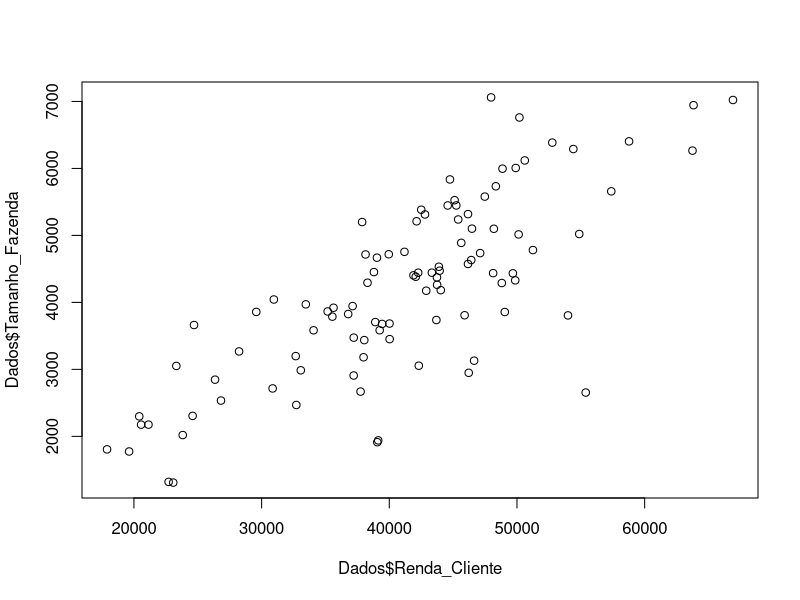

Reproduce this figure in R. (Note: this script raises an error after producing the figure.)
#Arthur Hieda Cunha 551882, Henrique Marra Barbosa 97672, Lucas Bueno Taets Gustavo 552162, Leonardo Vaidotas de Araujo 550700, Fabricio Yukio Yamashiro 552188

#OBSERVAÇÃO: FOI CRIADA UMA BASE DE DADOS FICTÍCIA E NÃO MAPEADA
#POIS NÃO FOI ENTREGUE O PRIMEIRO SPRINT E TAMBÉM PARA UMA MELHOR
#ORGANIZAÇÃO DO TEMPO

set.seed(123)
n <- 100

#Variáveis que impactam nas pós-vendas
Custo_Manutencao <- rnorm(n, mean = 1000, sd = 200)  #Crie a variável Custo_Manutencao primeiro

dados_pos_vendas <- data.frame(
  Custo_Manutencao = Custo_Manutencao,
  Satisfacao_Cliente = 2 + 0.5 * Custo_Manutencao + rnorm(n, mean = 0, sd = 0.5),
  Qualidade_Servico = 2 + 0.2 * Custo_Manutencao + rnorm(n, mean = 0, sd = 0.1),
  Tempo_Resposta = rnorm(n, mean = 2, sd = 0.5),
  Disponibilidade_Pecas = sample(c("Sim", "Não"), n, replace = TRUE),
  Treinamento_Cliente = sample(c("Sim", "Não"), n, replace = TRUE),
  Avaliacao_Tecnica = 2 + 0.3 * Custo_Manutencao + rnorm(n, mean = 0, sd = 0.1),
  Custo_Manutencao = rnorm(n, mean = 1000, sd = 200)
)

#Variáveis que impactam nas pré-vendas
Renda_Cliente <- rnorm(n, mean = 40000, sd = 10000)

dados_pre_vendas <- data.frame(
  Idade_Cliente = sample(18:70, n, replace = TRUE),
  Renda_Cliente = Renda_Cliente,
  Tamanho_Fazenda = Renda_Cliente * rnorm(n, mean = 0.1, sd = 0.02),
  Experiencia_Agricultura = rnorm(n, mean = 10, sd = 2),
  Nivel_Educacao = sample(1:5, n, replace = TRUE),
  Clima_Regiao = sample(1:3, n, replace = TRUE),
  Preco_Equipamento = Renda_Cliente * rnorm(n, mean = 0.7, sd = 0.1)
)

#1)
Dados = dados_pre_vendas
#Gráfico de Disperção
plot(Dados$Renda_Cliente, Dados$Tamanho_Fazenda)
#Covariância
cov(Dados$Renda_Cliente, Dados$Tamanho_Fazenda)
#Correlação Linear de Pearson
cor(Dados$Renda_Cliente, Dados$Tamanho_Fazenda)
#Gráfico de correlação Linear de Pearson
correlation_matrix <- cor(dados_pre_vendas[c("Renda_Cliente", "Tamanho_Fazenda")])
corrplot(correlation_matrix, method = "number")
corrplot(correlation_matrix)
#Fazendo o Gráfico de forma mais bonita
plot(Dados$Renda_Cliente, Dados$Tamanho_Fazenda,
     xlab = "Renda do Cliente",
     ylab = "Tamanho da Fazenda",
     main = "Gráfico de Dispersão com a Reta de Regressão")
#Modelo de Regressão Linear
modelo = lm(Tamanho_Fazenda~Renda_Cliente, data=Dados) #lm = linear model
abline(modelo, col="red") # abline é usado para criar a linha no gráfico
#Analisando o modelo
summary(modelo)
#O p-value do Teste de F é igual a 2,2**-16
#R2 ajustado é igual a 0.6, esse é o número que mede a qualidade do ajuste,
#ou seja, quanto a Renda do Cliente explica o Tamanho da Fazenda, o número
#pode não ser tão alto pois não é garantido que o cliente use sua renda
#apenas para aumentar o tamanho, ele também pode investir essa renda para
#aumentar a qualidade de seus produtos
#H1 = (O modelo é significativo)

#Com base nos dados apresentados é possível ver que a renda do cliente 
#influencia no tamanho de sua fazendo, isso pode se dar pelo fato do acúmlo
#de capital que foi se valorizando e investido para o aumento das fazendas
#e na qualidade de seus produtos, é previsto que quanto maior for a renda
#do cliente maior será o tamanho de sua fazenda


#2)
#Plot, matriz de covariância e matriz de correlação
plot(dados_pos_vendas)

#Selecionar apenas as colunas numéricas para a matriz de covariância
dados_numericos <- dados_pos_vendas[, sapply(dados_pos_vendas, is.numeric)]
cov_matrix <- cov(dados_numericos)

#Matriz de Correlação Linear de Pearson
correlation_matrix <- cor(dados_numericos)
corrplot(correlation_matrix, method = "number")
corrplot(correlation_matrix)

#Modelo de regressão linear e gráfico 3D
modelo <- lm(Satisfacao_Cliente ~ Qualidade_Servico + Custo_Manutencao, data = dados_pos_vendas)
graph <- scatterplot3d(
  dados_pos_vendas$Satisfacao_Cliente ~ dados_pos_vendas$Qualidade_Servico + dados_pos_vendas$Custo_Manutencao,
  pch = 16, angle = 30, color = "steelblue", box = FALSE,
  xlab = "Qualidade Serviço", ylab = "Custo Manutenção", zlab = "Satisfação Cliente"
)
graph$plane3d(modelo, col = "black", draw_polygon = TRUE)

#Previsão
novos_dados <- data.frame(
  Qualidade_Servico = c(3, 4),  #Valores das variáveis explicativas
  Custo_Manutencao = c(900, 1100)  #Valores das variáveis explicativas
)

#Use o modelo de regressão linear para fazer a previsão
previsao <- predict(modelo, newdata = novos_dados)

#A variável 'previsao' agora conterá as previsões com base nos novos dados
print(previsao)